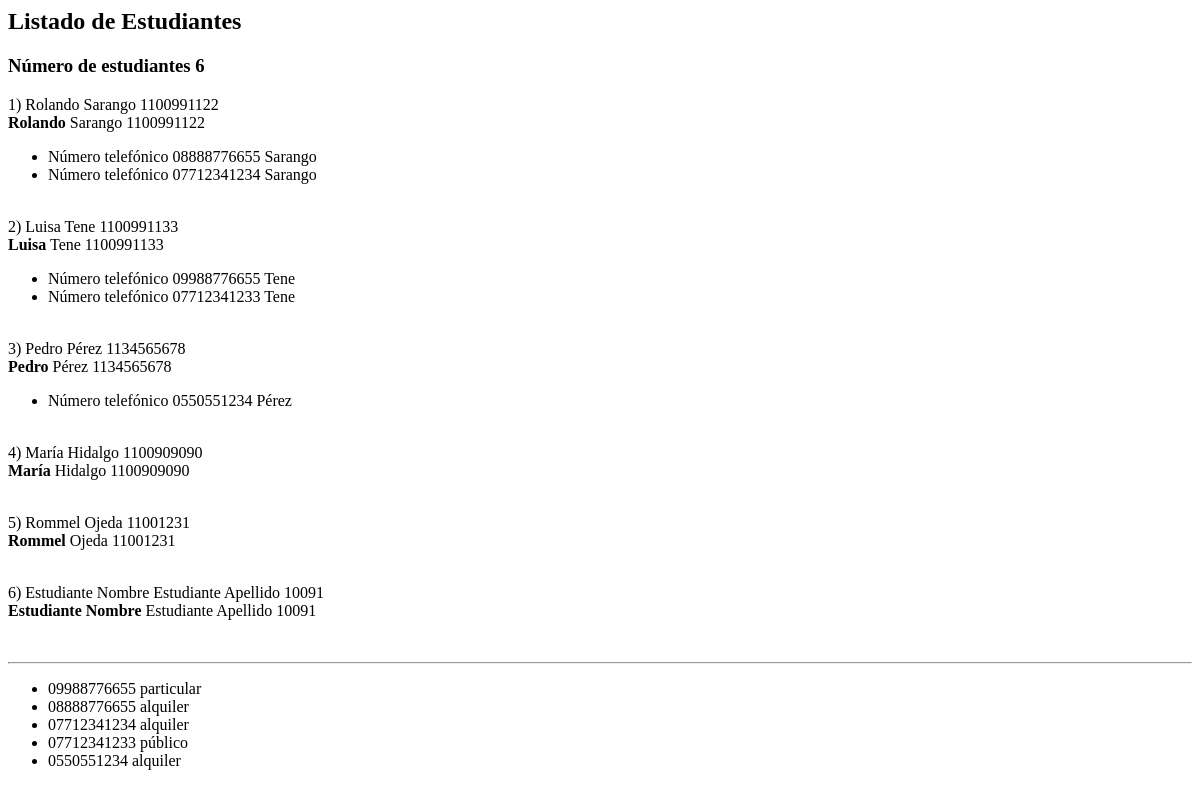
The page /administrativo/listado/estudiantes/dos on the database as committed earlier.
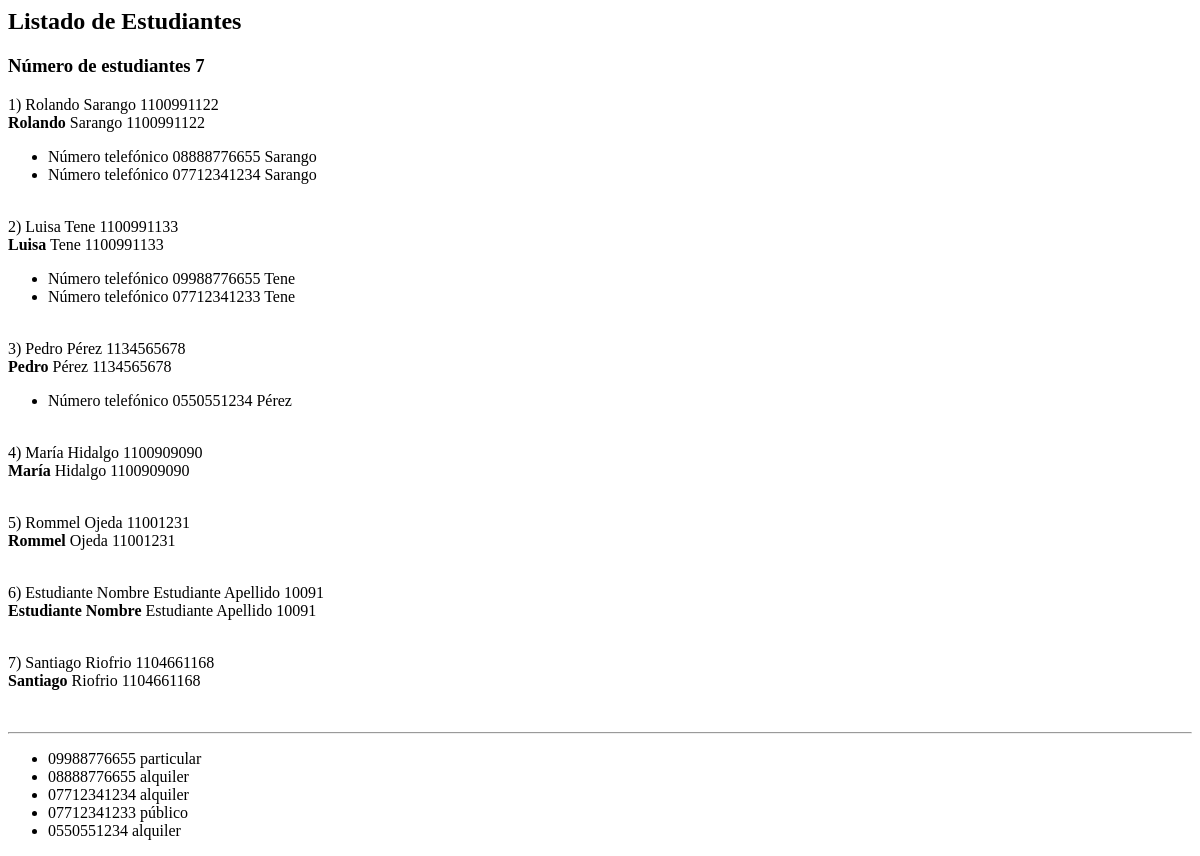
The same page on the database as committed later.
### administrativo/models.py (models this page shows)
class Estudiante(models.Model):
    nombre = models.CharField(max_length=30)
    apellido = models.CharField(max_length=30)
    cedula = models.CharField(max_length=30, unique=True)
    def __str__(self):
        return "%d) %s %s %s" % (self.id, self.nombre,
                self.apellido,
                self.cedula)

class NumeroTelefonico(models.Model):
    telefono = models.CharField(max_length=100)
    tipo = models.CharField(max_length=100)
    estudiante = models.ForeignKey(Estudiante, on_delete=models.CASCADE,
    related_name="mis_numeros_telefonicos")
    def __str__(self):
        return "%s %s" % (self.telefono, self.tipo)

### administrativo/views.py (the view)
# urls.py: path('listado/estudiantes/dos', views.listadoEstudiantesDos,
def listadoEstudiantesDos(request):
    estudiantes = Estudiante.objects.all()
    mis_numeros_telefonicos = NumeroTelefonico.objects.all()
    informacion_template = {'estudiantes': estudiantes,
    'numero_estudiantes': len(estudiantes),
    'mis_numeros_telefonicos': mis_numeros_telefonicos}
    return render(request, 'listadoEstudiantesDos.html', informacion_template)

### administrativo/templates/listadoEstudiantesDos.html (shortened to what this page needs)
<h2>Listado de Estudiantes</h2>
<h3>Número de estudiantes {{ numero_estudiantes }}</h3>
{% for e in estudiantes %}
  {{e}}
  <b>{{e.nombre}}</b> {{e.apellido}} {{e.cedula}}
  <ul>
  {% for numero in e.mis_numeros_telefonicos.all %}
      <li>
          Número telefónico {{numero.telefono}} {{ numero.estudiante.apellido }}<br/>
      </li>
  {% endfor %}
  </ul>
{% endfor %}
<hr>
<ul>
{% for e in mis_numeros_telefonicos %}
  <li>{{ e }} </li>
{% endfor %}
</ul>

Rows that differ between the two databases and show on the page:
added Estudiante: id+nombre+apellido "7) Santiago Riofrio 1104661168", nombre "Santiago", apellido "Riofrio", cedula "1104661168"
Other text that changed with them:
{{ numero_estudiantes }}: "6" → "7"
